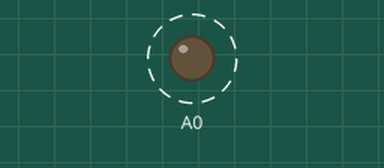
Simulated run of this sketch. Board: Arduino Uno, built with avr-gcc and run on an emulated ATmega328P. Parts: output pins drawn as LEDs (lit = HIGH). Dashed ring = blinking.

Above: at 0.18 s.
Timing chart, 0 to 3.0 s (numbered marks = the images above):
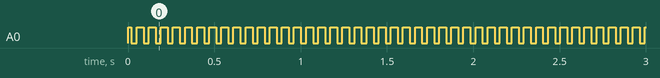

The sketch:

activity_04.ino
```cpp
void setup() {
  pinMode(A0,OUTPUT);

}

void loop() {
  analogWrite(A0,255);
  delay(10);

  analogWrite(A0,175);
  delay(10);

  analogWrite(A0,100);
  delay(10);

  analogWrite(A0,0);
  delay(10);

  analogWrite(A0,100);
  delay(10);

  analogWrite(A0,175);
  delay(10);

  analogWrite(A0,255);
  delay(10);

}
```

Measured:
- by itself, A0: alternates HIGH for 0.04 s and LOW for 0.03 s
